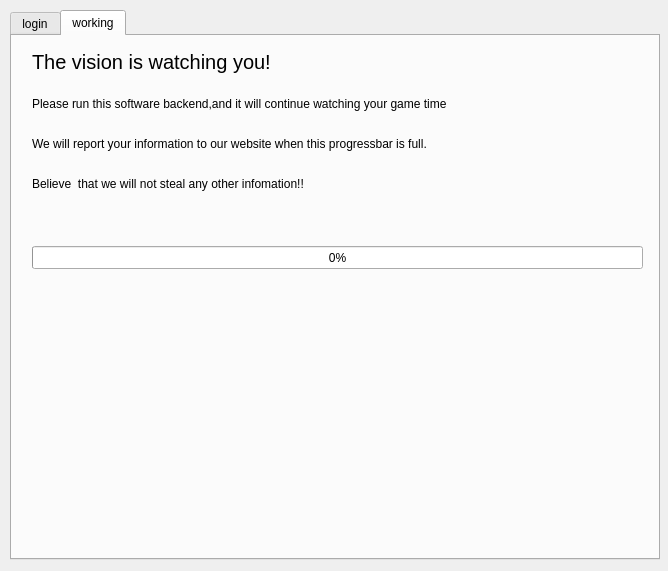
<?xml version="1.0" encoding="UTF-8"?>
<ui version="4.0">
 <class>Form</class>
 <widget class="QWidget" name="Form">
  <property name="geometry">
   <rect>
    <x>0</x>
    <y>0</y>
    <width>668</width>
    <height>571</height>
   </rect>
  </property>
  <property name="windowTitle">
   <string>The Vision</string>
  </property>
  <widget class="QTabWidget" name="tabWidget">
   <property name="geometry">
    <rect>
     <x>10</x>
     <y>10</y>
     <width>650</width>
     <height>550</height>
    </rect>
   </property>
   <property name="minimumSize">
    <size>
     <width>650</width>
     <height>550</height>
    </size>
   </property>
   <property name="maximumSize">
    <size>
     <width>650</width>
     <height>550</height>
    </size>
   </property>
   <property name="currentIndex">
    <number>1</number>
   </property>
   <widget class="QWidget" name="tab">
    <attribute name="title">
     <string>login</string>
    </attribute>
    <widget class="QLabel" name="label">
     <property name="geometry">
      <rect>
       <x>20</x>
       <y>10</y>
       <width>591</width>
       <height>31</height>
      </rect>
     </property>
     <property name="font">
      <font>
       <pointsize>11</pointsize>
      </font>
     </property>
     <property name="text">
      <string>Please Enter your basic information and we will bind it with your PC username.</string>
     </property>
    </widget>
    <widget class="QLineEdit" name="lineEdit_age">
     <property name="geometry">
      <rect>
       <x>90</x>
       <y>130</y>
       <width>521</width>
       <height>23</height>
      </rect>
     </property>
     <property name="font">
      <font>
       <pointsize>9</pointsize>
      </font>
     </property>
    </widget>
    <widget class="QLabel" name="label_age">
     <property name="geometry">
      <rect>
       <x>50</x>
       <y>130</y>
       <width>57</width>
       <height>15</height>
      </rect>
     </property>
     <property name="text">
      <string>age</string>
     </property>
    </widget>
    <widget class="QLabel" name="label_birthday">
     <property name="geometry">
      <rect>
       <x>20</x>
       <y>180</y>
       <width>57</width>
       <height>15</height>
      </rect>
     </property>
     <property name="text">
      <string>birthday</string>
     </property>
    </widget>
    <widget class="QLineEdit" name="lineEdit_month">
     <property name="geometry">
      <rect>
       <x>310</x>
       <y>180</y>
       <width>101</width>
       <height>23</height>
      </rect>
     </property>
     <property name="font">
      <font>
       <pointsize>9</pointsize>
      </font>
     </property>
    </widget>
    <widget class="QLabel" name="label_username">
     <property name="geometry">
      <rect>
       <x>10</x>
       <y>80</y>
       <width>71</width>
       <height>20</height>
      </rect>
     </property>
     <property name="text">
      <string>Username</string>
     </property>
    </widget>
    <widget class="QLabel" name="label_placeholder">
     <property name="geometry">
      <rect>
       <x>110</x>
       <y>70</y>
       <width>141</width>
       <height>41</height>
      </rect>
     </property>
     <property name="font">
      <font>
       <pointsize>13</pointsize>
      </font>
     </property>
     <property name="text">
      <string>username</string>
     </property>
    </widget>
    <widget class="QPushButton" name="pushButton">
     <property name="geometry">
      <rect>
       <x>480</x>
       <y>480</y>
       <width>151</width>
       <height>23</height>
      </rect>
     </property>
     <property name="text">
      <string>Press and Submit</string>
     </property>
    </widget>
    <widget class="QLabel" name="label_sex">
     <property name="geometry">
      <rect>
       <x>50</x>
       <y>240</y>
       <width>21</width>
       <height>16</height>
      </rect>
     </property>
     <property name="text">
      <string>sex</string>
     </property>
    </widget>
    <widget class="QCheckBox" name="checkBox">
     <property name="geometry">
      <rect>
       <x>90</x>
       <y>240</y>
       <width>171</width>
       <height>21</height>
      </rect>
     </property>
     <property name="text">
      <string>Are you a boy?</string>
     </property>
    </widget>
    <widget class="QLineEdit" name="lineEdit_birthday_2">
     <property name="geometry">
      <rect>
       <x>640</x>
       <y>230</y>
       <width>221</width>
       <height>23</height>
      </rect>
     </property>
     <property name="font">
      <font>
       <pointsize>9</pointsize>
      </font>
     </property>
    </widget>
    <widget class="QLineEdit" name="lineEdit_day">
     <property name="geometry">
      <rect>
       <x>490</x>
       <y>180</y>
       <width>81</width>
       <height>23</height>
      </rect>
     </property>
     <property name="font">
      <font>
       <pointsize>9</pointsize>
      </font>
     </property>
    </widget>
    <widget class="QLabel" name="label_month">
     <property name="geometry">
      <rect>
       <x>420</x>
       <y>180</y>
       <width>41</width>
       <height>16</height>
      </rect>
     </property>
     <property name="text">
      <string>month</string>
     </property>
    </widget>
    <widget class="QLabel" name="label_day">
     <property name="geometry">
      <rect>
       <x>580</x>
       <y>180</y>
       <width>61</width>
       <height>16</height>
      </rect>
     </property>
     <property name="text">
      <string>day</string>
     </property>
    </widget>
    <widget class="QLineEdit" name="lineEdit_year">
     <property name="geometry">
      <rect>
       <x>90</x>
       <y>180</y>
       <width>101</width>
       <height>23</height>
      </rect>
     </property>
     <property name="font">
      <font>
       <pointsize>9</pointsize>
      </font>
     </property>
    </widget>
    <widget class="QLabel" name="label_month_2">
     <property name="geometry">
      <rect>
       <x>200</x>
       <y>180</y>
       <width>41</width>
       <height>16</height>
      </rect>
     </property>
     <property name="text">
      <string>year</string>
     </property>
    </widget>
   </widget>
   <widget class="QWidget" name="tab_2">
    <attribute name="title">
     <string>working</string>
    </attribute>
    <widget class="QProgressBar" name="progressBar">
     <property name="geometry">
      <rect>
       <x>20</x>
       <y>210</y>
       <width>611</width>
       <height>23</height>
      </rect>
     </property>
     <property name="value">
      <number>0</number>
     </property>
    </widget>
    <widget class="QLabel" name="label_2">
     <property name="geometry">
      <rect>
       <x>20</x>
       <y>10</y>
       <width>551</width>
       <height>31</height>
      </rect>
     </property>
     <property name="font">
      <font>
       <pointsize>15</pointsize>
      </font>
     </property>
     <property name="text">
      <string>The vision is watching you!</string>
     </property>
    </widget>
    <widget class="QLabel" name="label_3">
     <property name="geometry">
      <rect>
       <x>20</x>
       <y>60</y>
       <width>501</width>
       <height>16</height>
      </rect>
     </property>
     <property name="text">
      <string>Please run this software backend,and it will continue watching your game time </string>
     </property>
    </widget>
    <widget class="QLabel" name="label_4">
     <property name="geometry">
      <rect>
       <x>20</x>
       <y>100</y>
       <width>501</width>
       <height>16</height>
      </rect>
     </property>
     <property name="text">
      <string>We will report your information to our website when this progressbar is full.</string>
     </property>
    </widget>
    <widget class="QLabel" name="label_5">
     <property name="geometry">
      <rect>
       <x>20</x>
       <y>140</y>
       <width>501</width>
       <height>16</height>
      </rect>
     </property>
     <property name="text">
      <string>Believe  that we will not steal any other infomation!! </string>
     </property>
    </widget>
   </widget>
  </widget>
 </widget>
 <resources/>
 <connections/>
</ui>
